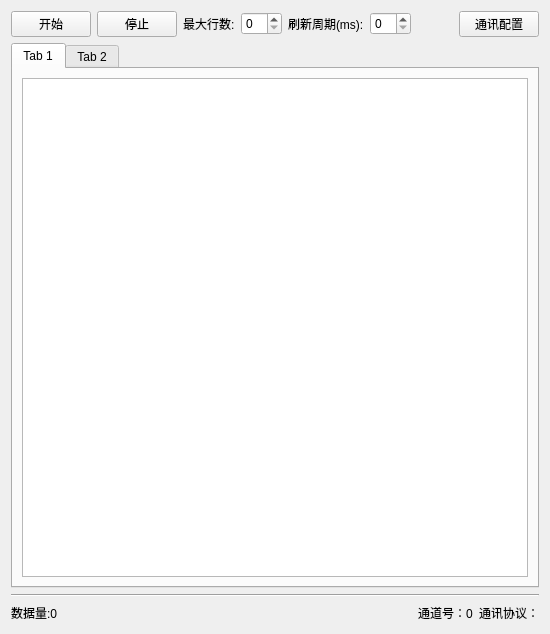
<?xml version="1.0" encoding="UTF-8"?>
<ui version="4.0">
 <class>dockmonitor</class>
 <widget class="QWidget" name="dockmonitor">
  <property name="geometry">
   <rect>
    <x>0</x>
    <y>0</y>
    <width>550</width>
    <height>634</height>
   </rect>
  </property>
  <property name="windowTitle">
   <string>Form</string>
  </property>
  <layout class="QVBoxLayout" name="verticalLayout_2">
   <item>
    <layout class="QVBoxLayout" name="verticalLayout" stretch="0,0,0,0">
     <item>
      <layout class="QHBoxLayout" name="ctrl_area">
       <item>
        <widget class="QPushButton" name="btn_start">
         <property name="text">
          <string>开始</string>
         </property>
        </widget>
       </item>
       <item>
        <widget class="QPushButton" name="btn_stop">
         <property name="text">
          <string>停止</string>
         </property>
        </widget>
       </item>
       <item>
        <widget class="QLabel" name="label_max_row">
         <property name="text">
          <string>最大行数:</string>
         </property>
        </widget>
       </item>
       <item>
        <widget class="QSpinBox" name="spin_max_rows"/>
       </item>
       <item>
        <widget class="QLabel" name="label_refresh">
         <property name="text">
          <string>刷新周期(ms):</string>
         </property>
        </widget>
       </item>
       <item>
        <widget class="QSpinBox" name="spin_refresh"/>
       </item>
       <item>
        <spacer name="horizontalSpacer">
         <property name="orientation">
          <enum>Qt::Horizontal</enum>
         </property>
         <property name="sizeHint" stdset="0">
          <size>
           <width>40</width>
           <height>20</height>
          </size>
         </property>
        </spacer>
       </item>
       <item>
        <widget class="QPushButton" name="btn_conf">
         <property name="text">
          <string>通讯配置</string>
         </property>
        </widget>
       </item>
      </layout>
     </item>
     <item>
      <widget class="QTabWidget" name="tabWidget">
       <property name="currentIndex">
        <number>0</number>
       </property>
       <widget class="QWidget" name="tab">
        <attribute name="title">
         <string>Tab 1</string>
        </attribute>
        <layout class="QVBoxLayout" name="verticalLayout_3">
         <item>
          <widget class="QTableView" name="tableView"/>
         </item>
        </layout>
       </widget>
       <widget class="QWidget" name="tab_2">
        <attribute name="title">
         <string>Tab 2</string>
        </attribute>
       </widget>
      </widget>
     </item>
     <item>
      <widget class="Line" name="line">
       <property name="orientation">
        <enum>Qt::Horizontal</enum>
       </property>
      </widget>
     </item>
     <item>
      <layout class="QHBoxLayout" name="horizontalLayout_2">
       <item>
        <widget class="QLabel" name="label_count">
         <property name="text">
          <string>数据量:0</string>
         </property>
        </widget>
       </item>
       <item>
        <spacer name="horizontalSpacer_2">
         <property name="orientation">
          <enum>Qt::Horizontal</enum>
         </property>
         <property name="sizeHint" stdset="0">
          <size>
           <width>40</width>
           <height>20</height>
          </size>
         </property>
        </spacer>
       </item>
       <item>
        <widget class="QLabel" name="label_ch">
         <property name="text">
          <string>通道号：0</string>
         </property>
        </widget>
       </item>
       <item>
        <widget class="QLabel" name="label_protocol">
         <property name="text">
          <string>通讯协议：</string>
         </property>
        </widget>
       </item>
      </layout>
     </item>
    </layout>
   </item>
  </layout>
 </widget>
 <resources/>
 <connections/>
</ui>
